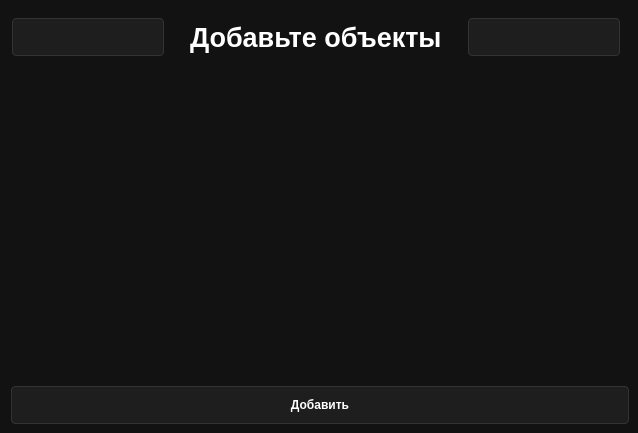
<?xml version="1.0" encoding="UTF-8"?>
<ui version="4.0">
 <class>AddObject</class>
 <widget class="QDialog" name="AddObject">
  <property name="geometry">
   <rect>
    <x>0</x>
    <y>0</y>
    <width>638</width>
    <height>433</height>
   </rect>
  </property>
  <property name="maximumSize">
   <size>
    <width>16777215</width>
    <height>16777215</height>
   </size>
  </property>
  <property name="windowTitle">
   <string>Add Objects</string>
  </property>
  <property name="styleSheet">
   <string notr="true">QDialog{
	background-color: #121212;
}	


QLabel {
    font-size: 20pt;
    font-weight: bold;
    color: #FFFFFF;
    qproperty-alignment: AlignCenter;
}

QPushButton {
    background-color: #1E1E1E;
    color: #FFFFFF;
    border: 1px solid #333333;
    border-radius: 4px;
    font-weight: 500;
	text-align: center;
	height: 36px;
}

QPushButton:hover {
    background-color: #333333;
}

QPushButton:pressed {
    background-color: #BB86FC;
    color: black;
}
QPushButton::icon {
    position: left;           
}</string>
  </property>
  <layout class="QVBoxLayout" name="verticalLayout">
   <property name="spacing">
    <number>9</number>
   </property>
   <property name="topMargin">
    <number>9</number>
   </property>
   <property name="rightMargin">
    <number>9</number>
   </property>
   <property name="bottomMargin">
    <number>9</number>
   </property>
   <item>
    <widget class="QFrame" name="titleFrame">
     <property name="maximumSize">
      <size>
       <width>16777215</width>
       <height>64</height>
      </size>
     </property>
     <property name="styleSheet">
      <string notr="true">QPushButton {
	height: 36px;
	width: 96px;

}</string>
     </property>
     <layout class="QHBoxLayout" name="horizontalLayout">
      <property name="spacing">
       <number>26</number>
      </property>
      <property name="leftMargin">
       <number>1</number>
      </property>
      <item>
       <widget class="QPushButton" name="backButton">
        <property name="text">
         <string/>
        </property>
        <property name="icon">
         <iconset>
          <normaloff>../Icons/arrow_back_24dp_FFFFFF.svg</normaloff>../Icons/arrow_back_24dp_FFFFFF.svg</iconset>
        </property>
       </widget>
      </item>
      <item>
       <widget class="QLabel" name="titleLabel">
        <property name="text">
         <string>Добавьте объекты</string>
        </property>
       </widget>
      </item>
      <item>
       <widget class="QPushButton" name="addButton">
        <property name="text">
         <string/>
        </property>
        <property name="icon">
         <iconset>
          <normaloff>../Icons/add_24dp_FFFFFF.svg</normaloff>../Icons/add_24dp_FFFFFF.svg</iconset>
        </property>
       </widget>
      </item>
     </layout>
    </widget>
   </item>
   <item>
    <spacer name="verticalSpacer">
     <property name="orientation">
      <enum>Qt::Vertical</enum>
     </property>
     <property name="sizeType">
      <enum>QSizePolicy::Fixed</enum>
     </property>
     <property name="sizeHint" stdset="0">
      <size>
       <width>20</width>
       <height>40</height>
      </size>
     </property>
    </spacer>
   </item>
   <item>
    <spacer name="verticalSpacer_2">
     <property name="orientation">
      <enum>Qt::Vertical</enum>
     </property>
     <property name="sizeHint" stdset="0">
      <size>
       <width>20</width>
       <height>40</height>
      </size>
     </property>
    </spacer>
   </item>
   <item>
    <widget class="QPushButton" name="addAllButton">
     <property name="text">
      <string>Добавить</string>
     </property>
     <property name="icon">
      <iconset>
       <normaloff>../Icons/check_24dp_FFFFFF.svg</normaloff>../Icons/check_24dp_FFFFFF.svg</iconset>
     </property>
    </widget>
   </item>
  </layout>
 </widget>
 <resources/>
 <connections/>
</ui>
